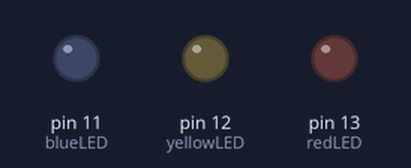
Recording of a sketch running on a simulated Arduino Uno, built with avr-gcc and run on an emulated ATmega328P. Shown: output pins drawn as LEDs (lit = HIGH).

Above: at 0.2 s.
At 4.45 s:
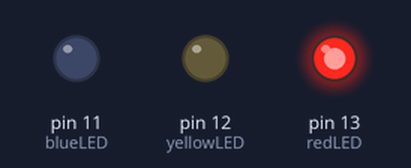
At 20.6 s:
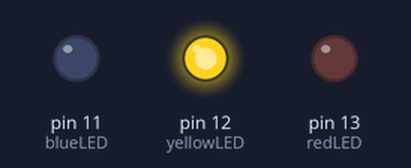
At 39.6 s:
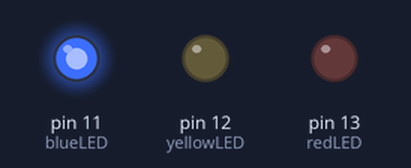
Timing chart, 0 to 40.0 s (numbered marks = the images above):
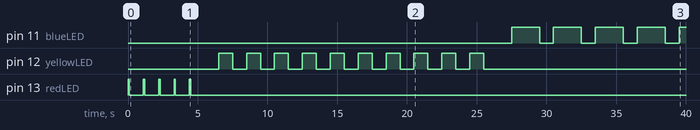

Measured:
- by itself, pin 11 (blueLED): LOW → HIGH at 27.5 s, → LOW 2.0 s later, → HIGH 1.0 s later, → LOW 2.0 s later, … (9 changes in this stretch)
- by itself, pin 12 (yellowLED): LOW → HIGH at 6.5 s, → LOW 1.0 s later, → HIGH 1.0 s later, → LOW 1.0 s later, … (20 changes in this stretch)
- by itself, pin 13 (redLED): alternates HIGH for 0.10 s and LOW for 1.0 s, 10 changes in all, then stays LOW

The sketch:

3ledpro.ino
```cpp
int redLED=13;
int yellowLED=12;
int blueLED=11;
int d1=100;
int d2=1000;
int d3=2000;

void redblink(){
  for(int i=0; i<5; i++){
    digitalWrite(redLED,HIGH);
    delay(d1);
    digitalWrite(redLED,LOW);
    delay(d2);
  }
}

void yellowblink(){
  for(int i=0; i<10; i++){
    digitalWrite(yellowLED,HIGH);
    delay(d2);
    digitalWrite(yellowLED,LOW);
    delay(d2);
  }
}

void blueblink(){
  for(int i=0; i<15; i++){
    digitalWrite(blueLED,HIGH);
    delay(d3);
    digitalWrite(blueLED,LOW);
    delay(d2);
  }
}

void setup() {
  pinMode(redLED,OUTPUT);
  pinMode(yellowLED,OUTPUT);
  pinMode(blueLED,OUTPUT);
}

void loop() {
  redblink();
  delay(d2);
  yellowblink();
  delay(d2);
  blueblink();
  delay(d2);
}
```
